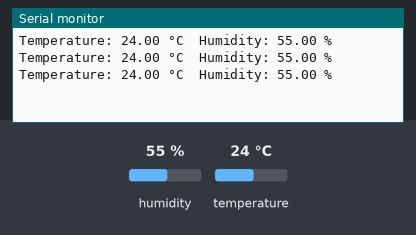
A sketch run on a simulated Arduino Uno, built with avr-gcc and run on an emulated ATmega328P. On the bench: the last lines printed to the serial monitor. The inputs (shaded band) are chosen by the test bench; at power-on: humidity 55 %, temperature 24 °C.

Above: at 2.9 s.
3.0 s: humidity set to 22 %
At 5.7 s:
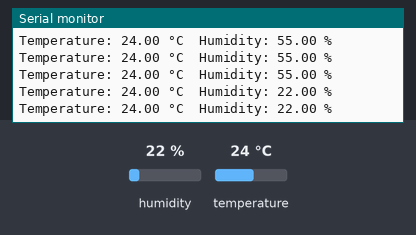
5.8 s: temperature set to 12 °C
At 7.2 s:
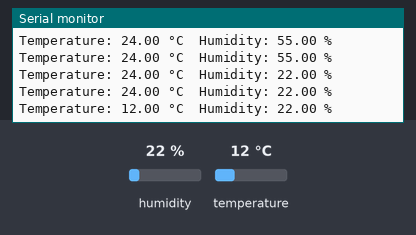
8.6 s: humidity set to 40 %
At 8.6 s:
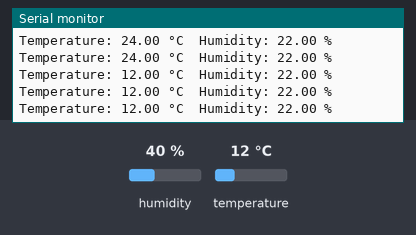
Timing chart, 0 to 11.6 s (numbered marks = the images above; inputs shaded):
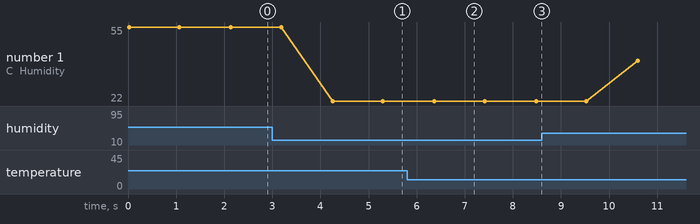

Measured:
- after the input at 3.0 s, the serial monitor: prints a new line after 1.3 s (image 1)
- after the input at 5.8 s, the serial monitor: prints a new line after 0.57 s (image 2)
- plotted number 1: 55 → 22 after the input at 3.0 s, 22 → 40 after the input at 8.6 s

The sketch:

sketch_may9a.ino
```cpp
#include <DHT.h>
#include <DHT_U.h>

#include <SoftwareSerial.h>

// Define software serial pins
SoftwareSerial BTSerial(10, 11); // RX, TX

// Define DHT sensor pin
#define DHTPIN 2

// Define DHT sensor type
#define DHTTYPE DHT11

// Initialize DHT sensor object
DHT dht(DHTPIN, DHTTYPE);

void setup() {
  // Initialize serial communication
  Serial.begin(9600);
  while (!Serial) {
    ; // Wait for serial port to connect
  }

  // Initialize software serial communication with Bluetooth module
  BTSerial.begin(9600);

  // Initialize DHT sensor
  dht.begin();
}

void loop() {
  // Read temperature and humidity from DHT sensor
  float temperature = dht.readTemperature();
  float humidity = dht.readHumidity();

  // Check if any reads failed and exit early (to try again).
  if (isnan(temperature) || isnan(humidity)) {
    Serial.println("Failed to read from DHT sensor!");
    return;
  }

  // Print temperature and humidity to serial monitor
  Serial.print("Temperature: ");
  Serial.print(temperature);
  Serial.print(" °C\t");
  Serial.print("Humidity: ");
  Serial.print(humidity);
  Serial.println(" %");

  // Send temperature and humidity to Bluetooth module
  BTSerial.print("Temperature: ");
  BTSerial.print(temperature);
  BTSerial.print(" °C\t");
  BTSerial.print("Humidity: ");
  BTSerial.print(humidity);
  BTSerial.println(" %");

  // Wait a short period before sending the next reading
  delay(1000);
}
```
